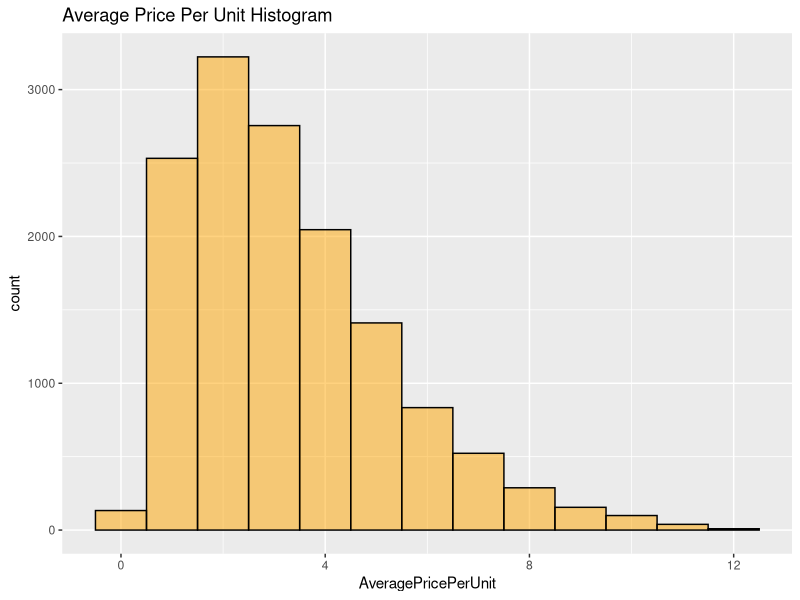
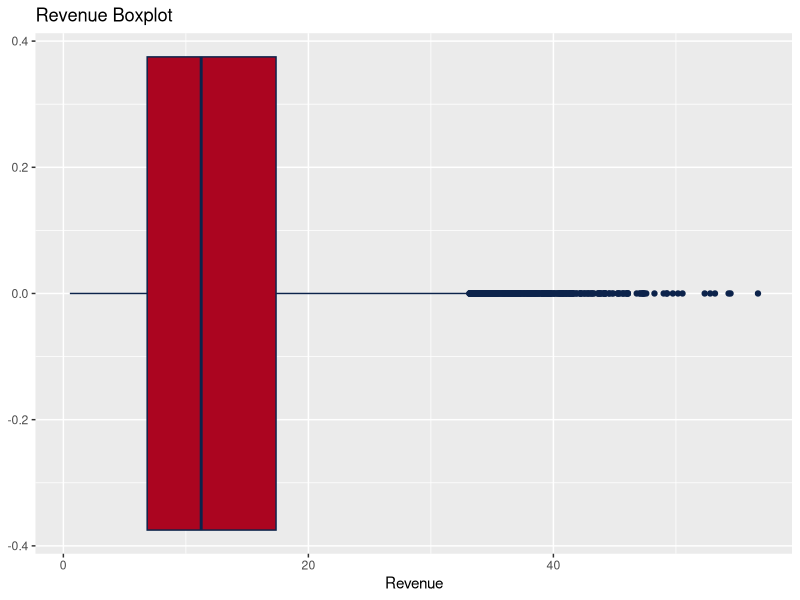

Write R code to recreate these figures, in order.
# Shashwat Rakesh
# MIS 545-02
# Lab03Group44ShashwatRakesh.R
# Learning and practicing the basics of Extract Transform Load (ETL) pipeline 
# using a groceryTransactions dataset

# Install and load tidyverse package
# Comment the install command written below once you have installed the package
# install.packages("tidyverse")
library(tidyverse)

# Set working directory to location where groceryTransactions.csv file is stored
setwd("C:\\Users\\ual-laptop\\Downloads\\Lab03")

# Read "GroceryTransactions.csv" file, set datatypes, store it, and display it
groceryTransactions1 <- read_csv("GroceryTransactions.csv", 
                                 col_types = 'iDffffifffffffin',
                                 col_names = TRUE)
print(groceryTransactions1)

# Display the first 20 rows of groceryTransactions1
head(groceryTransactions1, 20)

# Display the structure of groceryTransactions1
str(groceryTransactions1)

# Display the summary of groceryTransactions1
summary(groceryTransactions1)

# Display the mean of Revenue, mean of UnitsSold, standard deviation of Revenue,
# Inter-Quartile Range of UnitsSold, minimum of Revenue and maximum of Children
summarize(.data = groceryTransactions1, meanRevenue = mean(Revenue), 
                medianUnitsSold = median(UnitsSold), 
                standardDeviationRevenue = sd(Revenue),
                iqrUnitsSold = IQR(UnitsSold),
                minRevenue = min(Revenue),
                maxChildren = max(Children))

# Subsetting of groceryTransactions1 tibble
groceryTransactions2 <- groceryTransactions1[c("PurchaseDate", "Homeowner", 
                                               "Children", "AnnualIncome", 
                                               "UnitsSold", "Revenue")]

# Filtering groceryTransactions2 according to no Homeowner and more than equal
# to 4 Children
subset(groceryTransactions2, Homeowner == 'N' & Children >= 4)

# Filtering groceryTransactions2 by Annual Income of "$150K +" or more than 6
# UnitsSold
subset(groceryTransactions2, AnnualIncome == '$150K +' | UnitsSold > 6 )

# Group by the AnnualIncome, find mean of Revenue, store it into a new column
# and display all the results in descending order
print(groceryTransactions2 %>%
        group_by(AnnualIncome) %>%
        summarize(AverageTransactionRevenue = mean(Revenue)) %>%
        arrange(desc(AverageTransactionRevenue)), 
        n = Inf)

# Adding a new column named AveragePricePerUnit calculated as Revenue/UnitsSold
# and then display it
groceryTransactions3 <- groceryTransactions2 %>% 
  add_column(AveragePricePerUnit = 
               groceryTransactions2$Revenue / groceryTransactions2$UnitsSold)
groceryTransactions3

# Plot Histogram for AveragePricePerUnit
histogramAveragePricePerUnit <- ggplot(data = groceryTransactions3, 
                                       aes(x=AveragePricePerUnit)) 
histogramAveragePricePerUnit + geom_histogram(binwidth = 1, color = 'black', 
                                              fill = 'orange', alpha = 0.5) + 
  ggtitle("Average Price Per Unit Histogram")

# Plot a boxplot for Revenue
boxplotRevenue <- ggplot(data = groceryTransactions3, aes(x = Revenue))
boxplotRevenue + geom_boxplot(color = '#0C234B', fill = '#AB0520') + 
  ggtitle("Revenue Boxplot")